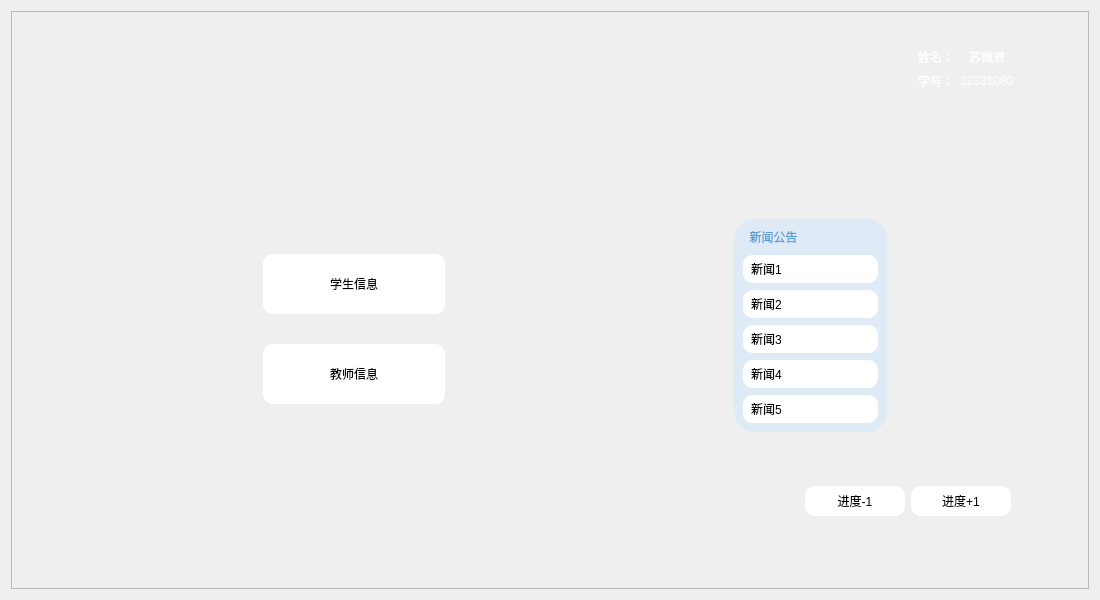
<?xml version="1.0" encoding="UTF-8"?>
<ui version="4.0">
 <class>AdminMainwindow</class>
 <widget class="QWidget" name="AdminMainwindow">
  <property name="geometry">
   <rect>
    <x>0</x>
    <y>0</y>
    <width>1100</width>
    <height>600</height>
   </rect>
  </property>
  <property name="sizePolicy">
   <sizepolicy hsizetype="Preferred" vsizetype="Preferred">
    <horstretch>0</horstretch>
    <verstretch>0</verstretch>
   </sizepolicy>
  </property>
  <property name="minimumSize">
   <size>
    <width>0</width>
    <height>0</height>
   </size>
  </property>
  <property name="windowTitle">
   <string>Form</string>
  </property>
  <layout class="QVBoxLayout" name="verticalLayout_5">
   <item>
    <widget class="QFrame" name="frame">
     <property name="sizePolicy">
      <sizepolicy hsizetype="Preferred" vsizetype="Preferred">
       <horstretch>0</horstretch>
       <verstretch>0</verstretch>
      </sizepolicy>
     </property>
     <property name="frameShape">
      <enum>QFrame::StyledPanel</enum>
     </property>
     <property name="frameShadow">
      <enum>QFrame::Raised</enum>
     </property>
     <layout class="QVBoxLayout" name="verticalLayout_7">
      <property name="spacing">
       <number>0</number>
      </property>
      <item>
       <widget class="QWidget" name="widget_4" native="true">
        <property name="styleSheet">
         <string notr="true"/>
        </property>
        <layout class="QHBoxLayout" name="horizontalLayout">
         <item>
          <spacer name="horizontalSpacer_23">
           <property name="orientation">
            <enum>Qt::Horizontal</enum>
           </property>
           <property name="sizeType">
            <enum>QSizePolicy::Fixed</enum>
           </property>
           <property name="sizeHint" stdset="0">
            <size>
             <width>13</width>
             <height>17</height>
            </size>
           </property>
          </spacer>
         </item>
         <item>
          <widget class="QLabel" name="jwTitle_2">
           <property name="sizePolicy">
            <sizepolicy hsizetype="Preferred" vsizetype="Preferred">
             <horstretch>0</horstretch>
             <verstretch>0</verstretch>
            </sizepolicy>
           </property>
           <property name="minimumSize">
            <size>
             <width>0</width>
             <height>0</height>
            </size>
           </property>
           <property name="maximumSize">
            <size>
             <width>16777215</width>
             <height>16777215</height>
            </size>
           </property>
           <property name="font">
            <font>
             <pointsize>18</pointsize>
            </font>
           </property>
           <property name="styleSheet">
            <string notr="true"/>
           </property>
           <property name="text">
            <string/>
           </property>
          </widget>
         </item>
         <item>
          <spacer name="horizontalSpacer_24">
           <property name="orientation">
            <enum>Qt::Horizontal</enum>
           </property>
           <property name="sizeType">
            <enum>QSizePolicy::Expanding</enum>
           </property>
           <property name="sizeHint" stdset="0">
            <size>
             <width>270</width>
             <height>25</height>
            </size>
           </property>
          </spacer>
         </item>
         <item>
          <widget class="QWidget" name="widget_5" native="true">
           <layout class="QHBoxLayout" name="horizontalLayout_6">
            <item>
             <widget class="QPushButton" name="btn_HeadPortrait">
              <property name="cursor">
               <cursorShape>OpenHandCursor</cursorShape>
              </property>
              <property name="styleSheet">
               <string notr="true">background: transparent;
color: rgba(255,255,255,0.5);
border-top-right-radius: 4px;
border-bottom-right-radius: 4px;</string>
              </property>
              <property name="text">
               <string/>
              </property>
             </widget>
            </item>
            <item>
             <widget class="QWidget" name="widget" native="true">
              <layout class="QVBoxLayout" name="verticalLayout_2">
               <item>
                <layout class="QHBoxLayout" name="horizontalLayout_4">
                 <item>
                  <widget class="QLabel" name="label_7">
                   <property name="styleSheet">
                    <string notr="true">color: rgb(255, 255, 255);
font: 11pt &quot;Microsoft YaHei UI&quot;;</string>
                   </property>
                   <property name="text">
                    <string>姓名：</string>
                   </property>
                  </widget>
                 </item>
                 <item>
                  <widget class="QLabel" name="lbl_AdmName">
                   <property name="styleSheet">
                    <string notr="true">color: rgb(255, 255, 255);
font: 11pt &quot;Microsoft YaHei UI&quot;;</string>
                   </property>
                   <property name="text">
                    <string>苏微君</string>
                   </property>
                  </widget>
                 </item>
                </layout>
               </item>
               <item>
                <layout class="QHBoxLayout" name="horizontalLayout_7">
                 <item>
                  <widget class="QLabel" name="label_8">
                   <property name="styleSheet">
                    <string notr="true">color: rgb(255, 255, 255);
font: 11pt &quot;Microsoft YaHei UI&quot;;</string>
                   </property>
                   <property name="text">
                    <string>学号：</string>
                   </property>
                  </widget>
                 </item>
                 <item>
                  <widget class="QLabel" name="lbl_AdmID">
                   <property name="styleSheet">
                    <string notr="true">color: rgb(255, 255, 255);
font: 11pt &quot;Microsoft YaHei UI&quot;;</string>
                   </property>
                   <property name="text">
                    <string>22331080</string>
                   </property>
                  </widget>
                 </item>
                </layout>
               </item>
              </layout>
             </widget>
            </item>
            <item>
             <widget class="QPushButton" name="btn_Exit">
              <property name="sizePolicy">
               <sizepolicy hsizetype="Fixed" vsizetype="Fixed">
                <horstretch>0</horstretch>
                <verstretch>0</verstretch>
               </sizepolicy>
              </property>
              <property name="cursor">
               <cursorShape>OpenHandCursor</cursorShape>
              </property>
              <property name="styleSheet">
               <string notr="true">background: transparent;
color: rgba(255,255,255,0.5);
border-top-right-radius: 4px;
border-bottom-right-radius: 4px;</string>
              </property>
              <property name="text">
               <string/>
              </property>
             </widget>
            </item>
           </layout>
          </widget>
         </item>
        </layout>
       </widget>
      </item>
      <item>
       <widget class="QWidget" name="widget_9" native="true">
        <property name="styleSheet">
         <string notr="true">#widget_9{border-image:url(&quot;:/new/main_window_stu/backgroundimage1.png&quot;)}</string>
        </property>
        <layout class="QVBoxLayout" name="verticalLayout_4">
         <item>
          <spacer name="verticalSpacer_12">
           <property name="orientation">
            <enum>Qt::Vertical</enum>
           </property>
           <property name="sizeHint" stdset="0">
            <size>
             <width>20</width>
             <height>14</height>
            </size>
           </property>
          </spacer>
         </item>
         <item>
          <widget class="QWidget" name="widget_8" native="true">
           <layout class="QHBoxLayout" name="horizontalLayout_2">
            <item>
             <spacer name="horizontalSpacer_7">
              <property name="orientation">
               <enum>Qt::Horizontal</enum>
              </property>
              <property name="sizeType">
               <enum>QSizePolicy::Fixed</enum>
              </property>
              <property name="sizeHint" stdset="0">
               <size>
                <width>50</width>
                <height>20</height>
               </size>
              </property>
             </spacer>
            </item>
            <item>
             <spacer name="horizontalSpacer_2">
              <property name="orientation">
               <enum>Qt::Horizontal</enum>
              </property>
              <property name="sizeType">
               <enum>QSizePolicy::Expanding</enum>
              </property>
              <property name="sizeHint" stdset="0">
               <size>
                <width>108</width>
                <height>20</height>
               </size>
              </property>
             </spacer>
            </item>
            <item>
             <widget class="QWidget" name="widget_6" native="true">
              <property name="sizePolicy">
               <sizepolicy hsizetype="Fixed" vsizetype="Preferred">
                <horstretch>100</horstretch>
                <verstretch>0</verstretch>
               </sizepolicy>
              </property>
              <property name="minimumSize">
               <size>
                <width>200</width>
                <height>0</height>
               </size>
              </property>
              <layout class="QVBoxLayout" name="verticalLayout">
               <item>
                <spacer name="verticalSpacer_4">
                 <property name="orientation">
                  <enum>Qt::Vertical</enum>
                 </property>
                 <property name="sizeHint" stdset="0">
                  <size>
                   <width>28</width>
                   <height>24</height>
                  </size>
                 </property>
                </spacer>
               </item>
               <item>
                <spacer name="verticalSpacer_15">
                 <property name="orientation">
                  <enum>Qt::Vertical</enum>
                 </property>
                 <property name="sizeHint" stdset="0">
                  <size>
                   <width>28</width>
                   <height>31</height>
                  </size>
                 </property>
                </spacer>
               </item>
               <item>
                <widget class="QPushButton" name="btn_StuInfoMange">
                 <property name="minimumSize">
                  <size>
                   <width>0</width>
                   <height>60</height>
                  </size>
                 </property>
                 <property name="cursor">
                  <cursorShape>OpenHandCursor</cursorShape>
                 </property>
                 <property name="styleSheet">
                  <string notr="true">font: 700 22pt &quot;Microsoft YaHei UI&quot;;
background-color: rgb(255, 255, 255);
color: rgb(0, 0, 0);
border-radius:10px;</string>
                 </property>
                 <property name="text">
                  <string>学生信息</string>
                 </property>
                 <property name="iconSize">
                  <size>
                   <width>50</width>
                   <height>50</height>
                  </size>
                 </property>
                </widget>
               </item>
               <item>
                <spacer name="verticalSpacer_2">
                 <property name="orientation">
                  <enum>Qt::Vertical</enum>
                 </property>
                 <property name="sizeHint" stdset="0">
                  <size>
                   <width>28</width>
                   <height>24</height>
                  </size>
                 </property>
                </spacer>
               </item>
               <item>
                <widget class="QPushButton" name="btn_TchInfoManage">
                 <property name="minimumSize">
                  <size>
                   <width>0</width>
                   <height>60</height>
                  </size>
                 </property>
                 <property name="cursor">
                  <cursorShape>OpenHandCursor</cursorShape>
                 </property>
                 <property name="styleSheet">
                  <string notr="true">font: 700 22pt &quot;Microsoft YaHei UI&quot;;
background-color: rgb(255, 255, 255);
color: rgb(0, 0, 0);
border-radius:10px;</string>
                 </property>
                 <property name="text">
                  <string>教师信息</string>
                 </property>
                 <property name="iconSize">
                  <size>
                   <width>50</width>
                   <height>50</height>
                  </size>
                 </property>
                </widget>
               </item>
               <item>
                <spacer name="verticalSpacer_14">
                 <property name="orientation">
                  <enum>Qt::Vertical</enum>
                 </property>
                 <property name="sizeHint" stdset="0">
                  <size>
                   <width>28</width>
                   <height>24</height>
                  </size>
                 </property>
                </spacer>
               </item>
               <item>
                <spacer name="verticalSpacer_3">
                 <property name="orientation">
                  <enum>Qt::Vertical</enum>
                 </property>
                 <property name="sizeHint" stdset="0">
                  <size>
                   <width>28</width>
                   <height>24</height>
                  </size>
                 </property>
                </spacer>
               </item>
              </layout>
             </widget>
            </item>
            <item>
             <spacer name="horizontalSpacer_6">
              <property name="orientation">
               <enum>Qt::Horizontal</enum>
              </property>
              <property name="sizeType">
               <enum>QSizePolicy::Fixed</enum>
              </property>
              <property name="sizeHint" stdset="0">
               <size>
                <width>100</width>
                <height>20</height>
               </size>
              </property>
             </spacer>
            </item>
            <item>
             <spacer name="horizontalSpacer_5">
              <property name="orientation">
               <enum>Qt::Horizontal</enum>
              </property>
              <property name="sizeHint" stdset="0">
               <size>
                <width>109</width>
                <height>20</height>
               </size>
              </property>
             </spacer>
            </item>
            <item>
             <widget class="QWidget" name="widget_7" native="true">
              <property name="styleSheet">
               <string notr="true"/>
              </property>
              <layout class="QVBoxLayout" name="verticalLayout_6">
               <item>
                <spacer name="verticalSpacer_5">
                 <property name="orientation">
                  <enum>Qt::Vertical</enum>
                 </property>
                 <property name="sizeHint" stdset="0">
                  <size>
                   <width>20</width>
                   <height>21</height>
                  </size>
                 </property>
                </spacer>
               </item>
               <item>
                <widget class="QWidget" name="widget_2" native="true">
                 <property name="styleSheet">
                  <string notr="true">
border-radius:20px;

background-color: rgb(222, 234, 246);</string>
                 </property>
                 <layout class="QVBoxLayout" name="verticalLayout_3">
                  <item>
                   <widget class="QLabel" name="label">
                    <property name="sizePolicy">
                     <sizepolicy hsizetype="Fixed" vsizetype="Fixed">
                      <horstretch>0</horstretch>
                      <verstretch>0</verstretch>
                     </sizepolicy>
                    </property>
                    <property name="styleSheet">
                     <string notr="true">font: 700 18pt &quot;Microsoft YaHei UI&quot;;
color:rgb(91, 155, 213);
border:none;</string>
                    </property>
                    <property name="text">
                     <string>  新闻公告                        </string>
                    </property>
                   </widget>
                  </item>
                  <item>
                   <spacer name="verticalSpacer_11">
                    <property name="orientation">
                     <enum>Qt::Vertical</enum>
                    </property>
                    <property name="sizeType">
                     <enum>QSizePolicy::Fixed</enum>
                    </property>
                    <property name="sizeHint" stdset="0">
                     <size>
                      <width>20</width>
                      <height>3</height>
                     </size>
                    </property>
                   </spacer>
                  </item>
                  <item>
                   <widget class="QLabel" name="newslabel1">
                    <property name="styleSheet">
                     <string notr="true">font: 12pt &quot;Microsoft YaHei UI&quot;;
color: rgb(0, 0, 0);
background-color: rgb(255, 255, 255);
padding: 5px;
border-radius:10px;
border:none;</string>
                    </property>
                    <property name="text">
                     <string>新闻1</string>
                    </property>
                   </widget>
                  </item>
                  <item>
                   <spacer name="verticalSpacer_10">
                    <property name="orientation">
                     <enum>Qt::Vertical</enum>
                    </property>
                    <property name="sizeType">
                     <enum>QSizePolicy::Fixed</enum>
                    </property>
                    <property name="sizeHint" stdset="0">
                     <size>
                      <width>20</width>
                      <height>1</height>
                     </size>
                    </property>
                   </spacer>
                  </item>
                  <item>
                   <widget class="QLabel" name="newslabel2">
                    <property name="styleSheet">
                     <string notr="true">font: 12pt &quot;Microsoft YaHei UI&quot;;
color: rgb(0, 0, 0);
background-color: rgb(255, 255, 255);
padding: 5px;
border-radius:10px;
border:none;</string>
                    </property>
                    <property name="text">
                     <string>新闻2</string>
                    </property>
                   </widget>
                  </item>
                  <item>
                   <spacer name="verticalSpacer_9">
                    <property name="orientation">
                     <enum>Qt::Vertical</enum>
                    </property>
                    <property name="sizeType">
                     <enum>QSizePolicy::Fixed</enum>
                    </property>
                    <property name="sizeHint" stdset="0">
                     <size>
                      <width>20</width>
                      <height>1</height>
                     </size>
                    </property>
                   </spacer>
                  </item>
                  <item>
                   <widget class="QLabel" name="newslabel3">
                    <property name="styleSheet">
                     <string notr="true">font: 12pt &quot;Microsoft YaHei UI&quot;;
color: rgb(0, 0, 0);
padding: 5px;
background-color: rgb(255, 255, 255);
border-radius:10px;
border:none;</string>
                    </property>
                    <property name="text">
                     <string>新闻3</string>
                    </property>
                   </widget>
                  </item>
                  <item>
                   <spacer name="verticalSpacer_8">
                    <property name="orientation">
                     <enum>Qt::Vertical</enum>
                    </property>
                    <property name="sizeType">
                     <enum>QSizePolicy::Fixed</enum>
                    </property>
                    <property name="sizeHint" stdset="0">
                     <size>
                      <width>20</width>
                      <height>1</height>
                     </size>
                    </property>
                   </spacer>
                  </item>
                  <item>
                   <widget class="QLabel" name="newslabel4">
                    <property name="styleSheet">
                     <string notr="true">font: 12pt &quot;Microsoft YaHei UI&quot;;
color: rgb(0, 0, 0);
padding: 5px;
background-color: rgb(255, 255, 255);
border-radius:10px;
border:none;</string>
                    </property>
                    <property name="text">
                     <string>新闻4</string>
                    </property>
                   </widget>
                  </item>
                  <item>
                   <spacer name="verticalSpacer_7">
                    <property name="orientation">
                     <enum>Qt::Vertical</enum>
                    </property>
                    <property name="sizeType">
                     <enum>QSizePolicy::Fixed</enum>
                    </property>
                    <property name="sizeHint" stdset="0">
                     <size>
                      <width>20</width>
                      <height>1</height>
                     </size>
                    </property>
                   </spacer>
                  </item>
                  <item>
                   <widget class="QLabel" name="newslabel5">
                    <property name="styleSheet">
                     <string notr="true">font: 12pt &quot;Microsoft YaHei UI&quot;;
color: rgb(0, 0, 0);
padding: 5px;
background-color: rgb(255, 255, 255);
border-radius:10px;
border:none;</string>
                    </property>
                    <property name="text">
                     <string>新闻5</string>
                    </property>
                   </widget>
                  </item>
                 </layout>
                </widget>
               </item>
               <item>
                <spacer name="verticalSpacer_6">
                 <property name="orientation">
                  <enum>Qt::Vertical</enum>
                 </property>
                 <property name="sizeType">
                  <enum>QSizePolicy::Expanding</enum>
                 </property>
                 <property name="sizeHint" stdset="0">
                  <size>
                   <width>20</width>
                   <height>21</height>
                  </size>
                 </property>
                </spacer>
               </item>
              </layout>
             </widget>
            </item>
            <item>
             <spacer name="horizontalSpacer_4">
              <property name="orientation">
               <enum>Qt::Horizontal</enum>
              </property>
              <property name="sizeType">
               <enum>QSizePolicy::Expanding</enum>
              </property>
              <property name="sizeHint" stdset="0">
               <size>
                <width>108</width>
                <height>20</height>
               </size>
              </property>
             </spacer>
            </item>
           </layout>
          </widget>
         </item>
         <item>
          <widget class="QWidget" name="widget_3" native="true">
           <property name="maximumSize">
            <size>
             <width>16777215</width>
             <height>40</height>
            </size>
           </property>
           <layout class="QHBoxLayout" name="horizontalLayout_3">
            <item>
             <spacer name="horizontalSpacer_3">
              <property name="orientation">
               <enum>Qt::Horizontal</enum>
              </property>
              <property name="sizeHint" stdset="0">
               <size>
                <width>876</width>
                <height>19</height>
               </size>
              </property>
             </spacer>
            </item>
            <item>
             <widget class="QPushButton" name="btn_TimeMinus">
              <property name="minimumSize">
               <size>
                <width>100</width>
                <height>30</height>
               </size>
              </property>
              <property name="cursor">
               <cursorShape>OpenHandCursor</cursorShape>
              </property>
              <property name="styleSheet">
               <string notr="true">font: 700 15pt &quot;Microsoft YaHei UI&quot;;
background-color: rgb(255, 255, 255);
color: rgb(0, 0, 0);
border-radius:10px;</string>
              </property>
              <property name="text">
               <string>进度-1</string>
              </property>
             </widget>
            </item>
            <item>
             <widget class="QPushButton" name="btn_TimePlus">
              <property name="minimumSize">
               <size>
                <width>100</width>
                <height>30</height>
               </size>
              </property>
              <property name="cursor">
               <cursorShape>OpenHandCursor</cursorShape>
              </property>
              <property name="styleSheet">
               <string notr="true">font: 700 15pt &quot;Microsoft YaHei UI&quot;;
background-color: rgb(255, 255, 255);
color: rgb(0, 0, 0);
border-radius:10px;</string>
              </property>
              <property name="text">
               <string>进度+1</string>
              </property>
              <property name="iconSize">
               <size>
                <width>50</width>
                <height>30</height>
               </size>
              </property>
             </widget>
            </item>
            <item>
             <spacer name="horizontalSpacer">
              <property name="orientation">
               <enum>Qt::Horizontal</enum>
              </property>
              <property name="sizeType">
               <enum>QSizePolicy::Fixed</enum>
              </property>
              <property name="sizeHint" stdset="0">
               <size>
                <width>50</width>
                <height>19</height>
               </size>
              </property>
             </spacer>
            </item>
           </layout>
          </widget>
         </item>
         <item>
          <spacer name="verticalSpacer_16">
           <property name="orientation">
            <enum>Qt::Vertical</enum>
           </property>
           <property name="sizeHint" stdset="0">
            <size>
             <width>20</width>
             <height>14</height>
            </size>
           </property>
          </spacer>
         </item>
        </layout>
       </widget>
      </item>
     </layout>
    </widget>
   </item>
  </layout>
 </widget>
 <resources/>
 <connections/>
</ui>
